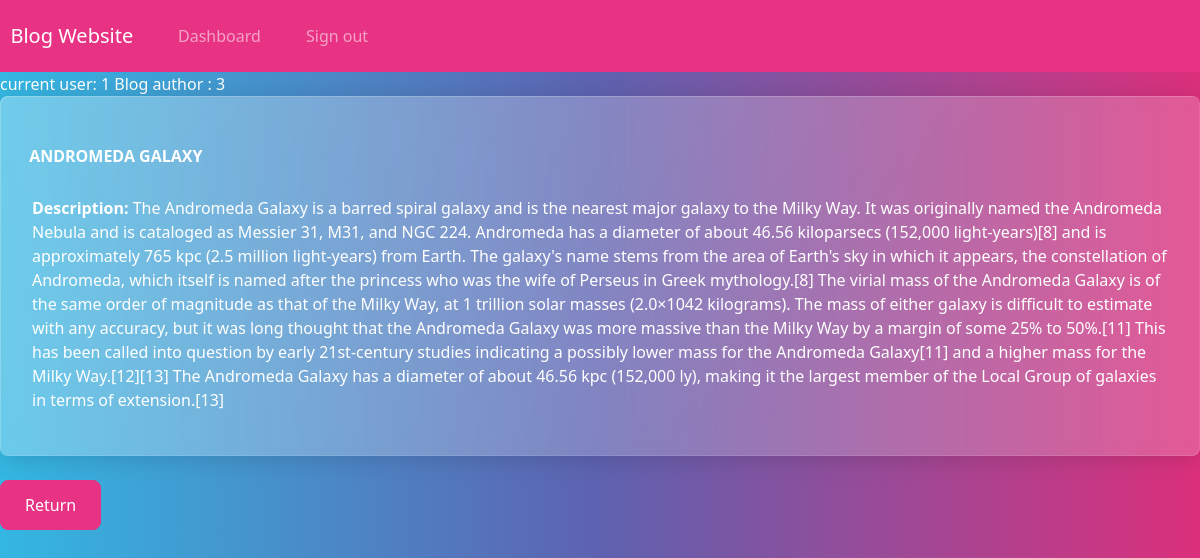
Screenshot of /single_blog_view/11/ (signed in) with the database file from the repository.
### blogwebsite/models.py (models this page shows, shortened)
class Blog(models.Model):
    user = models.ForeignKey(User, on_delete = models.SET_NULL, null = True, blank = True)
    title = models.CharField(max_length = 100,default = False)
    description = models.TextField(default = False)

### blogwebsite/views.py (the view)
# urls.py: path('single_blog_view/<pk>/',single_blog_view,name='single_blog_view'),
def single_blog_view(request,pk):
    queryset = Blog.objects.get(id = pk)
    context = {'data': queryset}
    return render(request,'single_blog_view.html',context)

### blogwebsite/templates/single_blog_view.html (shortened to what this page needs)
{% extends 'base.html' %}
{% block content %}
current user: {{user.id}}
Blog author : {{data.user.id}}
<div class='card'>
    <strong>
        <br>
        {{data.title|upper}}
    </strong>
    <div class="card-body">
        <p> <strong>  Description: </strong> {{data.description}} </p>
    </div>
</div>
<br>
<a href="{% url 'index' %}" class="btn btn-primary">Return</a>
{% endblock %}

### rows the page displays
Blog: user.id "3", title "ANDROMEDA GALAXY", description "The Andromeda Galaxy is a barred spiral galaxy and is the nearest major galaxy to the Milky Way. It was originally named the Andromeda Nebula and is cataloged as Messier 31, M31, and NGC 224. Andromeda has a diameter of about 46.56 kiloparsecs (152,000 light-years)[8] and is approximately 765 kpc (2.5 million light-years) from Earth. The galaxy's name stems from the area of Earth's sky in which it appears, the constellation of Andromeda, which itself is named after the princess who was the wife of Perseus in Greek mythology.[8] The virial mass of the Andromeda Galaxy is of the same order of magnitude as that of the Milky Way, at 1 trillion solar masses (2.0×1042 kilograms). The mass of…"

### other values shown
{{ user.id }} "1"
